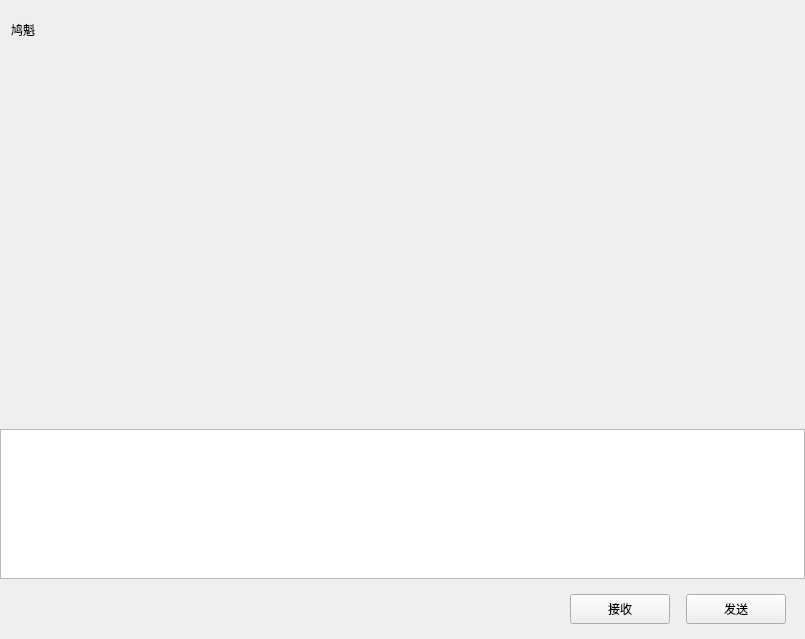
<?xml version="1.0" encoding="UTF-8"?>
<ui version="4.0">
 <class>ChatPage</class>
 <widget class="QWidget" name="ChatPage">
  <property name="geometry">
   <rect>
    <x>0</x>
    <y>0</y>
    <width>805</width>
    <height>639</height>
   </rect>
  </property>
  <property name="windowTitle">
   <string>Form</string>
  </property>
  <layout class="QVBoxLayout" name="verticalLayout">
   <property name="spacing">
    <number>0</number>
   </property>
   <property name="leftMargin">
    <number>0</number>
   </property>
   <property name="topMargin">
    <number>0</number>
   </property>
   <property name="rightMargin">
    <number>0</number>
   </property>
   <property name="bottomMargin">
    <number>0</number>
   </property>
   <item>
    <widget class="QWidget" name="chat_data_widget" native="true">
     <layout class="QVBoxLayout" name="verticalLayout_4">
      <property name="spacing">
       <number>0</number>
      </property>
      <property name="leftMargin">
       <number>0</number>
      </property>
      <property name="topMargin">
       <number>0</number>
      </property>
      <property name="rightMargin">
       <number>0</number>
      </property>
      <property name="bottomMargin">
       <number>0</number>
      </property>
      <item>
       <widget class="QWidget" name="titleWidget" native="true">
        <property name="minimumSize">
         <size>
          <width>0</width>
          <height>60</height>
         </size>
        </property>
        <property name="maximumSize">
         <size>
          <width>16777215</width>
          <height>60</height>
         </size>
        </property>
        <layout class="QVBoxLayout" name="verticalLayout_5">
         <property name="topMargin">
          <number>2</number>
         </property>
         <property name="rightMargin">
          <number>2</number>
         </property>
         <property name="bottomMargin">
          <number>2</number>
         </property>
         <item>
          <widget class="QWidget" name="widget_2" native="true">
           <layout class="QHBoxLayout" name="horizontalLayout_3">
            <property name="leftMargin">
             <number>2</number>
            </property>
            <property name="topMargin">
             <number>2</number>
            </property>
            <property name="rightMargin">
             <number>2</number>
            </property>
            <property name="bottomMargin">
             <number>2</number>
            </property>
            <item>
             <widget class="QLabel" name="titleLabel">
              <property name="text">
               <string>鸠魁</string>
              </property>
             </widget>
            </item>
           </layout>
          </widget>
         </item>
        </layout>
       </widget>
      </item>
      <item>
       <widget class="ChatView" name="chatDataList" native="true"/>
      </item>
      <item>
       <widget class="QWidget" name="toolWidget" native="true">
        <property name="minimumSize">
         <size>
          <width>0</width>
          <height>60</height>
         </size>
        </property>
        <property name="maximumSize">
         <size>
          <width>16777215</width>
          <height>60</height>
         </size>
        </property>
        <layout class="QHBoxLayout" name="horizontalLayout_4">
         <property name="leftMargin">
          <number>2</number>
         </property>
         <property name="topMargin">
          <number>2</number>
         </property>
         <property name="rightMargin">
          <number>2</number>
         </property>
         <property name="bottomMargin">
          <number>2</number>
         </property>
         <item>
          <spacer name="horizontalSpacer_2">
           <property name="orientation">
            <enum>Qt::Horizontal</enum>
           </property>
           <property name="sizeType">
            <enum>QSizePolicy::Fixed</enum>
           </property>
           <property name="sizeHint" stdset="0">
            <size>
             <width>5</width>
             <height>20</height>
            </size>
           </property>
          </spacer>
         </item>
         <item>
          <widget class="ClickedLabel" name="emoLabel">
           <property name="minimumSize">
            <size>
             <width>25</width>
             <height>25</height>
            </size>
           </property>
           <property name="maximumSize">
            <size>
             <width>25</width>
             <height>25</height>
            </size>
           </property>
           <property name="text">
            <string/>
           </property>
          </widget>
         </item>
         <item>
          <spacer name="horizontalSpacer_4">
           <property name="orientation">
            <enum>Qt::Horizontal</enum>
           </property>
           <property name="sizeType">
            <enum>QSizePolicy::Fixed</enum>
           </property>
           <property name="sizeHint" stdset="0">
            <size>
             <width>5</width>
             <height>20</height>
            </size>
           </property>
          </spacer>
         </item>
         <item>
          <widget class="ClickedLabel" name="fileLabel">
           <property name="minimumSize">
            <size>
             <width>25</width>
             <height>25</height>
            </size>
           </property>
           <property name="maximumSize">
            <size>
             <width>25</width>
             <height>25</height>
            </size>
           </property>
           <property name="text">
            <string/>
           </property>
          </widget>
         </item>
         <item>
          <spacer name="horizontalSpacer_3">
           <property name="orientation">
            <enum>Qt::Horizontal</enum>
           </property>
           <property name="sizeHint" stdset="0">
            <size>
             <width>40</width>
             <height>20</height>
            </size>
           </property>
          </spacer>
         </item>
        </layout>
       </widget>
      </item>
      <item>
       <widget class="MessageTextEdit" name="chatEdit">
        <property name="maximumSize">
         <size>
          <width>16777215</width>
          <height>150</height>
         </size>
        </property>
       </widget>
      </item>
      <item>
       <widget class="QWidget" name="sendWid" native="true">
        <property name="minimumSize">
         <size>
          <width>0</width>
          <height>60</height>
         </size>
        </property>
        <property name="maximumSize">
         <size>
          <width>16777215</width>
          <height>60</height>
         </size>
        </property>
        <layout class="QHBoxLayout" name="horizontalLayout_5">
         <item>
          <spacer name="horizontalSpacer_5">
           <property name="orientation">
            <enum>Qt::Horizontal</enum>
           </property>
           <property name="sizeHint" stdset="0">
            <size>
             <width>40</width>
             <height>20</height>
            </size>
           </property>
          </spacer>
         </item>
         <item>
          <widget class="ClickBtn" name="recvBtn">
           <property name="minimumSize">
            <size>
             <width>100</width>
             <height>30</height>
            </size>
           </property>
           <property name="maximumSize">
            <size>
             <width>100</width>
             <height>30</height>
            </size>
           </property>
           <property name="text">
            <string>接收</string>
           </property>
          </widget>
         </item>
         <item>
          <spacer name="horizontalSpacer_7">
           <property name="orientation">
            <enum>Qt::Horizontal</enum>
           </property>
           <property name="sizeType">
            <enum>QSizePolicy::Fixed</enum>
           </property>
           <property name="sizeHint" stdset="0">
            <size>
             <width>10</width>
             <height>20</height>
            </size>
           </property>
          </spacer>
         </item>
         <item>
          <widget class="ClickBtn" name="sendBtn">
           <property name="minimumSize">
            <size>
             <width>100</width>
             <height>30</height>
            </size>
           </property>
           <property name="maximumSize">
            <size>
             <width>100</width>
             <height>30</height>
            </size>
           </property>
           <property name="styleSheet">
            <string notr="true"/>
           </property>
           <property name="text">
            <string>发送</string>
           </property>
          </widget>
         </item>
         <item>
          <spacer name="horizontalSpacer_6">
           <property name="orientation">
            <enum>Qt::Horizontal</enum>
           </property>
           <property name="sizeType">
            <enum>QSizePolicy::Fixed</enum>
           </property>
           <property name="sizeHint" stdset="0">
            <size>
             <width>10</width>
             <height>20</height>
            </size>
           </property>
          </spacer>
         </item>
        </layout>
       </widget>
      </item>
     </layout>
    </widget>
   </item>
  </layout>
 </widget>
 <customwidgets>
  <customwidget>
   <class>ClickBtn</class>
   <extends>QPushButton</extends>
   <header>clickbtn.h</header>
  </customwidget>
  <customwidget>
   <class>ClickedLabel</class>
   <extends>QLabel</extends>
   <header location="global">clickedlabel.h</header>
  </customwidget>
  <customwidget>
   <class>ChatView</class>
   <extends>QWidget</extends>
   <header location="global">chatview.h</header>
   <container>1</container>
  </customwidget>
  <customwidget>
   <class>MessageTextEdit</class>
   <extends>QTextEdit</extends>
   <header location="global">messagetextedit.h</header>
  </customwidget>
 </customwidgets>
 <resources/>
 <connections/>
</ui>
